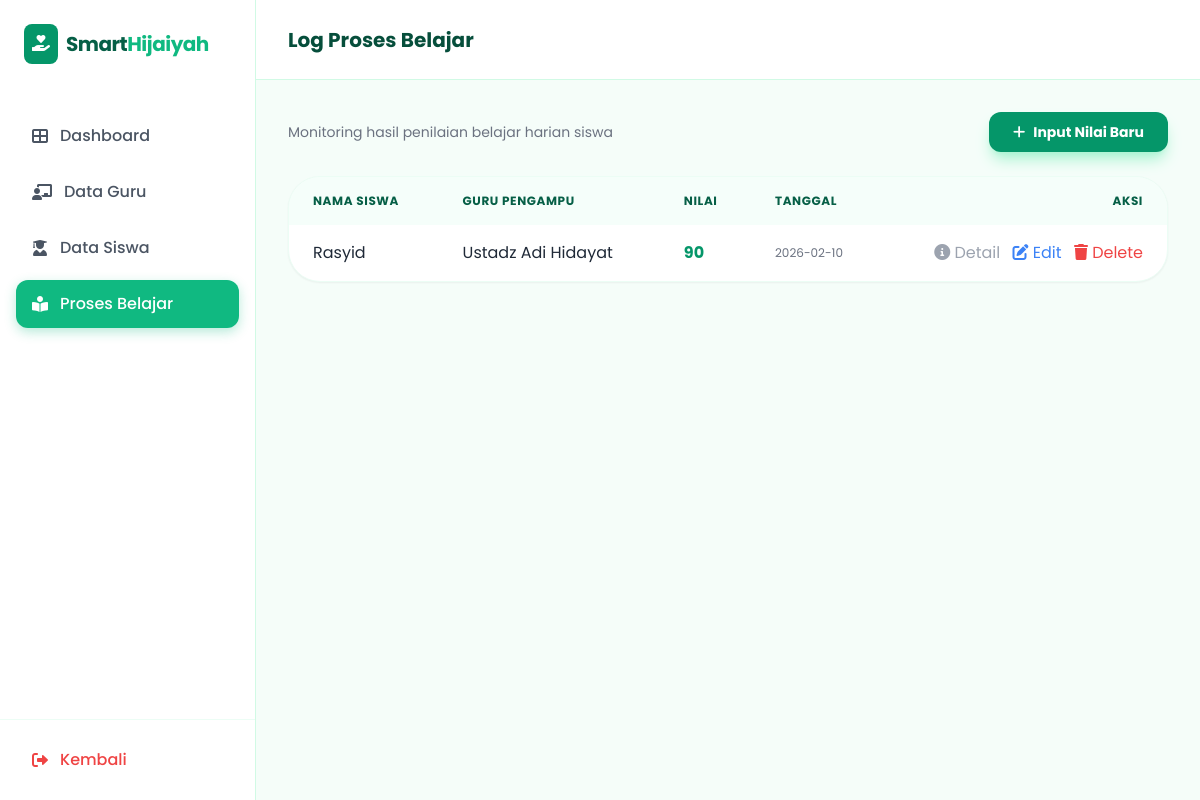
The page /proses-belajar on the database as committed earlier.
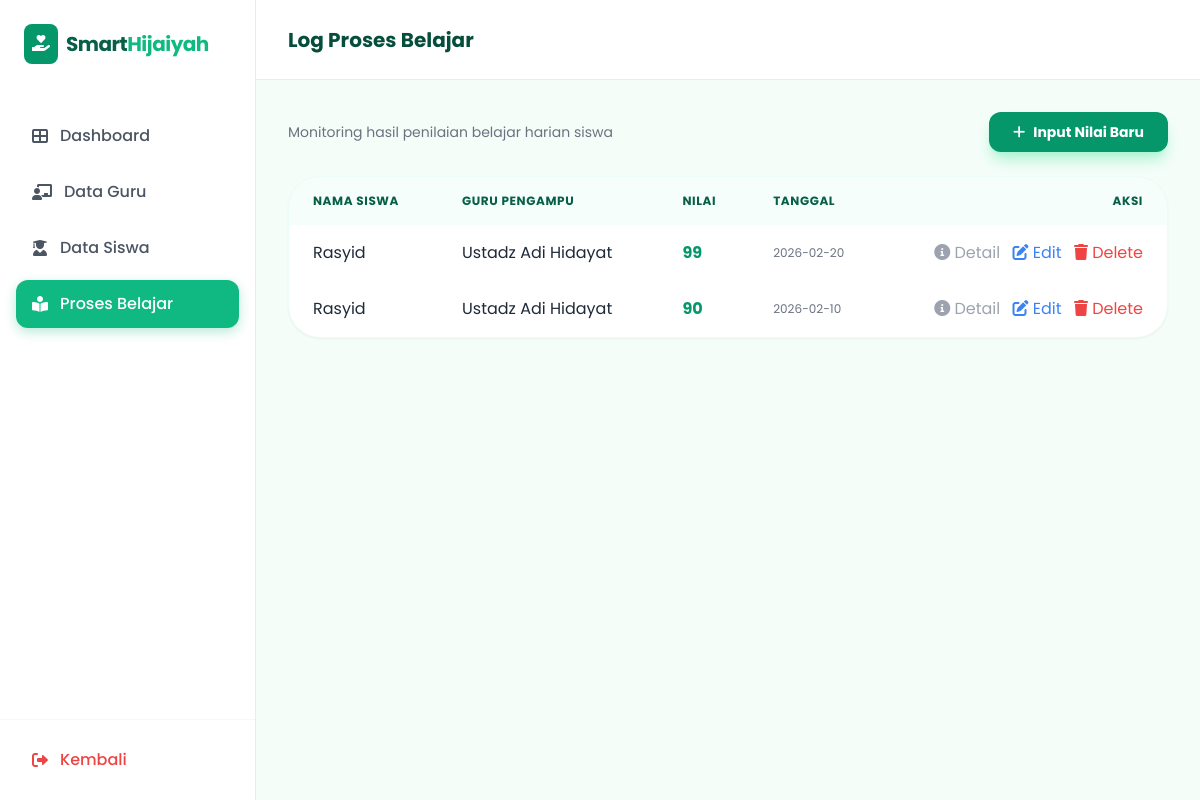
The same page on the database as committed later.
### tables this page shows
CREATE TABLE proses_belajar (
        id INTEGER PRIMARY KEY AUTOINCREMENT,
        siswa_id INTEGER NOT NULL,
        guru_id INTEGER NOT NULL,
        nilai INTEGER NOT NULL,
        tanggal TEXT NOT NULL,
        catatan TEXT,
        FOREIGN KEY (siswa_id) REFERENCES siswa (id),
        FOREIGN KEY (guru_id) REFERENCES guru (id)
    );

CREATE TABLE siswa (
            id INTEGER PRIMARY KEY AUTOINCREMENT,
            nama TEXT NOT NULL,
            nisn TEXT NOT NULL,
            kelas TEXT NOT NULL,
            email TEXT
        );

CREATE TABLE guru (
            id INTEGER PRIMARY KEY AUTOINCREMENT,
            nama TEXT NOT NULL,
            nip TEXT NOT NULL,
            email TEXT NOT NULL,
            kelas TEXT NOT NULL,
            status TEXT NOT NULL
        );

### app.py (the view)
@app.route('/proses-belajar')
def proses_belajar():
    conn = get_db_connection()
    proses = conn.execute('''
        SELECT pb.*, s.nama as nama_siswa, g.nama as nama_guru
        FROM proses_belajar pb
        JOIN siswa s ON pb.siswa_id = s.id
        JOIN guru g ON pb.guru_id = g.id
        ORDER BY pb.tanggal DESC
    ''').fetchall()
    siswa = conn.execute("SELECT * FROM siswa").fetchall()
    guru = conn.execute("SELECT * FROM guru").fetchall()
    conn.close()
    return render_template(
        'dashboard/proses-belajar.html',
        proses=proses,
        siswa=siswa,
        guru=guru
    )

### app.py (called while the page is built)
def get_db_connection():
    conn = sqlite3.connect(DATABASE)
    conn.row_factory = sqlite3.Row
    return conn

### templates/dashboard/proses-belajar.html (shortened to what the changed rows need)
<!doctype html>
<html lang="id">
  <head>
    <script src="https://cdn.tailwindcss.com"></script>
    <link
      rel="stylesheet"
      href="https://cdnjs.cloudflare.com/ajax/libs/font-awesome/6.0.0/css/all.min.css"
    />
  </head>
  <body class="bg-emerald-50/50 text-gray-800 overflow-hidden">
    <div class="flex h-screen">
      <main class="flex-grow flex flex-col h-full overflow-hidden">
        <header
          class="h-20 bg-white border-b border-emerald-100 flex items-center justify-between px-8 shrink-0"
        >
          <h2 class="text-xl font-bold text-emerald-900">Log Proses Belajar</h2>
        </header>
        <div class="p-8 overflow-y-auto custom-scrollbar flex-grow">
          <div class="space-y-6">
            <div
              class="bg-white rounded-[2rem] border border-emerald-50 shadow-sm overflow-hidden"
            >
              <table class="w-full text-left min-w-[800px]">
                <thead class="bg-emerald-50/50">
                  <tr>
                    <th
                      class="px-6 py-4 text-xs font-bold text-emerald-800 uppercase tracking-wider"
                    >
                      Nama Siswa
                    </th>
                    <th
                      class="px-6 py-4 text-xs font-bold text-emerald-800 uppercase tracking-wider"
                    >
                      Guru Pengampu
                    </th>
                    <th
                      class="px-6 py-4 text-xs font-bold text-emerald-800 uppercase tracking-wider"
                    >
                      Nilai
                    </th>
                    <th
                      class="px-6 py-4 text-xs font-bold text-emerald-800 uppercase tracking-wider"
                    >
                      Tanggal
                    </th>
                    <th
                      class="px-6 py-4 text-xs font-bold text-emerald-800 uppercase tracking-wider text-right"
                    >
                      Aksi
                    </th>
                  </tr>
                </thead>
                <tbody>
                  {% for p in proses %}
                  <tr class="hover:bg-emerald-50/30 transition">
                    <td class="px-6 py-4">{{ p.nama_siswa }}</td>
                    <td class="px-6 py-4">{{ p.nama_guru }}</td>
                    <td class="px-6 py-4 font-bold text-emerald-600">
                      {{ p.nilai }}
                    </td>
                    <td class="px-6 py-4 text-xs text-gray-500">
                      {{ p.tanggal }}
                    </td>
                    <td class="px-6 py-4 text-right space-x-2">
                      <button
                        onclick="openDetailModal(this)"
                        data-siswa="{{ p.nama_siswa }}"
                        data-guru="{{ p.nama_guru }}"
                        data-nilai="{{ p.nilai }}"
                        data-tanggal="{{ p.tanggal }}"
                        data-catatan="{{ p.catatan }}"
                        class="text-gray-400 hover:text-emerald-600 transition"
                      >
                        <i class="fas fa-info-circle"></i> Detail
                      </button>
                      <button
                        onclick="openEditModal(this)"
                        data-id="{{ p.id }}"
                        data-siswa-id="{{ p.siswa_id }}"
                        data-guru-id="{{ p.guru_id }}"
                        data-nilai="{{ p.nilai }}"
                        data-tanggal="{{ p.tanggal }}"
                        data-catatan="{{ p.catatan }}"
                        class="text-blue-500 hover:text-blue-700 transition"
                      >
                        <i class="fas fa-edit"></i> Edit
                      </button>
                      <a
                        href="/hapus-proses/{{ p.id }}"
                        class="text-red-500 hover:text-red-700"
                      >
                        <i class="fas fa-trash"></i> Delete
                      </a>
                    </td>
                  </tr>
                  {% endfor %}
                </tbody>
              </table>
            </div>
          </div>
        </div>
      </main>
    </div>
  </body>
</html>

Rows that differ between the two databases and show on the page:
added proses_belajar: nama_siswa "Rasyid", nama_guru "Ustadz Adi Hidayat", nilai "99", tanggal "2026-02-20"
